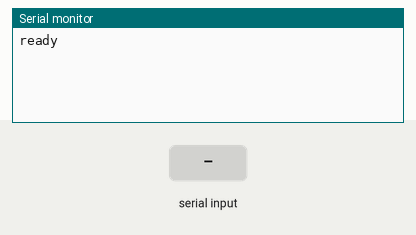
Bench run of a sketch on a simulated Arduino Uno, built with avr-gcc and run on an emulated ATmega328P. Shown: the last lines printed to the serial monitor. Inputs (shaded band) come from the test bench.

Above: at 2.8 s.
2.9 s: "1\n" received over the second serial link
At 4.0 s:
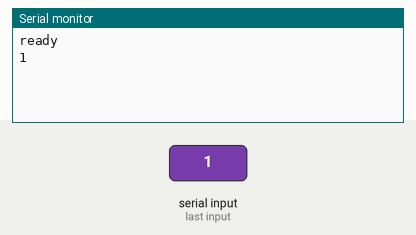
4.5 s: "0\n" received over the second serial link
At 5.5 s:
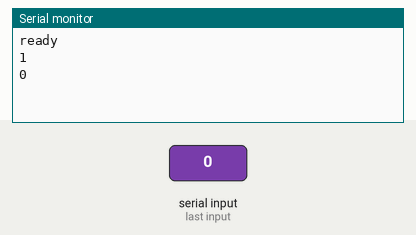
6.0 s: "2\n" received over the second serial link
At 7.4 s:
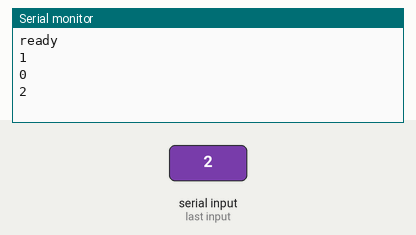

Measured:
- after the input at 2.9 s, the serial monitor: prints a new line after 0.10 s (image 1)
- after the input at 4.5 s, the serial monitor: prints a new line after 0.50 s (image 2)
- after the input at 6.0 s, the serial monitor: prints a new line at once (image 3)

The sketch:

UART2.ino
```cpp
#include <SoftwareSerial.h>
SoftwareSerial mySerial(0, 1); // RX, TX

char key;
String buffer;

void setup() {
  Serial.begin(9600);
  Serial.println("ready");
  mySerial.begin(115200);
}

void loop() {
  //mySerial.println(); // Arduino1に文字（改行のみ）を送る
  //Serial.println(mySerial.read());
  if (mySerial.available()){
    buffer = mySerial.readStringUntil('\n');
    //key = mySerial.read();
    Serial.println(buffer);
  }
  delay(1000);
}
```
